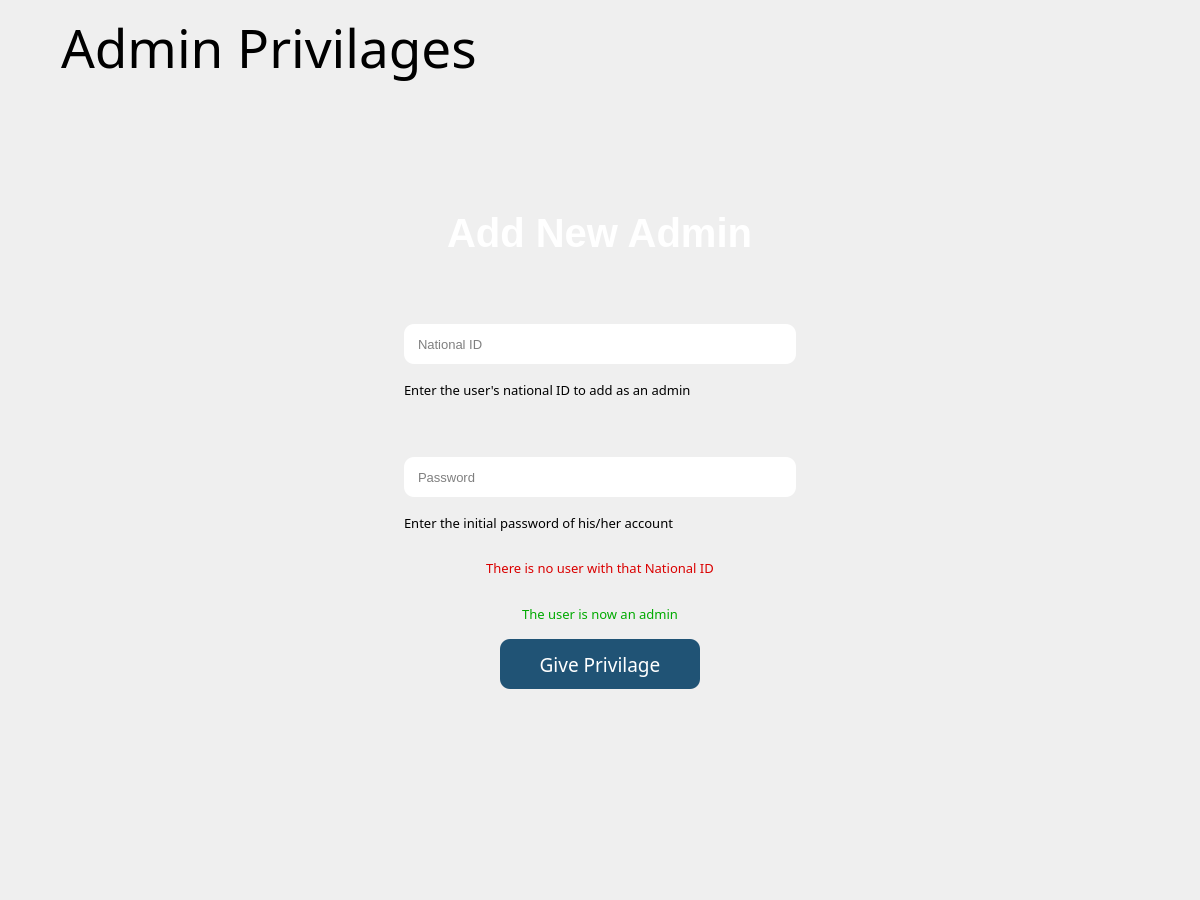
<?xml version="1.0" encoding="UTF-8"?>
<ui version="4.0">
 <class>AdminPrivilageView</class>
 <widget class="QMainWindow" name="AdminPrivilageView">
  <property name="geometry">
   <rect>
    <x>0</x>
    <y>0</y>
    <width>1200</width>
    <height>900</height>
   </rect>
  </property>
  <property name="windowTitle">
   <string>AdminPrivilageView</string>
  </property>
  <widget class="QWidget" name="centralWidget">
   <property name="minimumSize">
    <size>
     <width>1200</width>
     <height>900</height>
    </size>
   </property>
   <layout class="QVBoxLayout" name="verticalLayout" stretch="2,1,5,2">
    <item>
     <layout class="QHBoxLayout" name="headerHLayout" stretch="0,1,0,0">
      <item>
       <widget class="QLabel" name="headerLbl">
        <property name="font">
         <font>
          <family>Berlin Sans FB</family>
          <pointsize>40</pointsize>
         </font>
        </property>
        <property name="text">
         <string>Admin Privilages</string>
        </property>
        <property name="margin">
         <number>0</number>
        </property>
        <property name="indent">
         <number>50</number>
        </property>
       </widget>
      </item>
      <item>
       <spacer name="headerSpacer_MH">
        <property name="orientation">
         <enum>Qt::Horizontal</enum>
        </property>
        <property name="sizeHint" stdset="0">
         <size>
          <width>40</width>
          <height>20</height>
         </size>
        </property>
       </spacer>
      </item>
      <item>
       <widget class="QPushButton" name="backBtn">
        <property name="text">
         <string/>
        </property>
        <property name="icon">
         <iconset resource="../../WidgetsStack.qrc">
          <normaloff>:/WidgetsStack/Assets/back-button.png</normaloff>:/WidgetsStack/Assets/back-button.png</iconset>
        </property>
        <property name="iconSize">
         <size>
          <width>80</width>
          <height>80</height>
         </size>
        </property>
        <property name="flat">
         <bool>true</bool>
        </property>
       </widget>
      </item>
      <item>
       <spacer name="headerSpacer_RH">
        <property name="orientation">
         <enum>Qt::Horizontal</enum>
        </property>
        <property name="sizeHint" stdset="0">
         <size>
          <width>40</width>
          <height>20</height>
         </size>
        </property>
       </spacer>
      </item>
     </layout>
    </item>
    <item>
     <spacer name="verticalSpacer_2">
      <property name="orientation">
       <enum>Qt::Vertical</enum>
      </property>
      <property name="sizeHint" stdset="0">
       <size>
        <width>20</width>
        <height>40</height>
       </size>
      </property>
     </spacer>
    </item>
    <item>
     <layout class="QVBoxLayout" name="verticalLayout_4" stretch="2,1,2,1,2,2,2">
      <item>
       <layout class="QHBoxLayout" name="horizontalLayout_3">
        <item>
         <spacer name="horizontalSpacer_5">
          <property name="orientation">
           <enum>Qt::Horizontal</enum>
          </property>
          <property name="sizeHint" stdset="0">
           <size>
            <width>40</width>
            <height>20</height>
           </size>
          </property>
         </spacer>
        </item>
        <item>
         <widget class="QLabel" name="mlabel_2">
          <property name="font">
           <font>
            <family>MS Shell Dlg 2</family>
            <pointsize>30</pointsize>
            <weight>75</weight>
            <italic>false</italic>
            <bold>true</bold>
           </font>
          </property>
          <property name="styleSheet">
           <string notr="true">QLabel{
color:white;
}</string>
          </property>
          <property name="text">
           <string>Add New Admin</string>
          </property>
         </widget>
        </item>
        <item>
         <spacer name="horizontalSpacer_6">
          <property name="orientation">
           <enum>Qt::Horizontal</enum>
          </property>
          <property name="sizeHint" stdset="0">
           <size>
            <width>40</width>
            <height>20</height>
           </size>
          </property>
         </spacer>
        </item>
       </layout>
      </item>
      <item>
       <spacer name="verticalSpacer_9">
        <property name="orientation">
         <enum>Qt::Vertical</enum>
        </property>
        <property name="sizeHint" stdset="0">
         <size>
          <width>20</width>
          <height>50</height>
         </size>
        </property>
       </spacer>
      </item>
      <item>
       <layout class="QHBoxLayout" name="horizontalLayout_7">
        <item>
         <spacer name="horizontalSpacer_13">
          <property name="orientation">
           <enum>Qt::Horizontal</enum>
          </property>
          <property name="sizeHint" stdset="0">
           <size>
            <width>40</width>
            <height>20</height>
           </size>
          </property>
         </spacer>
        </item>
        <item>
         <layout class="QVBoxLayout" name="verticalLayout_7">
          <item>
           <widget class="QLineEdit" name="nationalID_input">
            <property name="minimumSize">
             <size>
              <width>200</width>
              <height>40</height>
             </size>
            </property>
            <property name="font">
             <font>
              <pointsize>10</pointsize>
             </font>
            </property>
            <property name="styleSheet">
             <string notr="true">*{
border: 2px  ;
border-radius: 10px;
padding-left: 12px;
}</string>
            </property>
            <property name="maxLength">
             <number>14</number>
            </property>
            <property name="placeholderText">
             <string>National ID</string>
            </property>
           </widget>
          </item>
          <item>
           <widget class="QLabel" name="label">
            <property name="font">
             <font>
              <family>Berlin Sans FB</family>
              <pointsize>10</pointsize>
             </font>
            </property>
            <property name="text">
             <string>Enter the user's national ID to add as an admin</string>
            </property>
           </widget>
          </item>
         </layout>
        </item>
        <item>
         <spacer name="horizontalSpacer_14">
          <property name="orientation">
           <enum>Qt::Horizontal</enum>
          </property>
          <property name="sizeHint" stdset="0">
           <size>
            <width>40</width>
            <height>20</height>
           </size>
          </property>
         </spacer>
        </item>
       </layout>
      </item>
      <item>
       <spacer name="verticalSpacer_10">
        <property name="orientation">
         <enum>Qt::Vertical</enum>
        </property>
        <property name="sizeHint" stdset="0">
         <size>
          <width>20</width>
          <height>20</height>
         </size>
        </property>
       </spacer>
      </item>
      <item>
       <layout class="QHBoxLayout" name="horizontalLayout_8">
        <item>
         <spacer name="horizontalSpacer_15">
          <property name="orientation">
           <enum>Qt::Horizontal</enum>
          </property>
          <property name="sizeHint" stdset="0">
           <size>
            <width>40</width>
            <height>20</height>
           </size>
          </property>
         </spacer>
        </item>
        <item>
         <layout class="QVBoxLayout" name="verticalLayout_8">
          <item>
           <widget class="QLineEdit" name="password_input">
            <property name="minimumSize">
             <size>
              <width>200</width>
              <height>40</height>
             </size>
            </property>
            <property name="font">
             <font>
              <pointsize>10</pointsize>
             </font>
            </property>
            <property name="styleSheet">
             <string notr="true">*{
border: 2px  ;
border-radius: 10px;
padding-left: 12px;
}</string>
            </property>
            <property name="echoMode">
             <enum>QLineEdit::Password</enum>
            </property>
            <property name="placeholderText">
             <string>Password</string>
            </property>
           </widget>
          </item>
          <item>
           <widget class="QLabel" name="label_2">
            <property name="font">
             <font>
              <family>Berlin Sans FB</family>
              <pointsize>10</pointsize>
             </font>
            </property>
            <property name="text">
             <string>Enter the initial password of his/her account</string>
            </property>
           </widget>
          </item>
         </layout>
        </item>
        <item>
         <spacer name="horizontalSpacer_16">
          <property name="orientation">
           <enum>Qt::Horizontal</enum>
          </property>
          <property name="sizeHint" stdset="0">
           <size>
            <width>40</width>
            <height>20</height>
           </size>
          </property>
         </spacer>
        </item>
       </layout>
      </item>
      <item>
       <layout class="QHBoxLayout" name="horizontalLayout_4">
        <item>
         <spacer name="horizontalSpacer_9">
          <property name="orientation">
           <enum>Qt::Horizontal</enum>
          </property>
          <property name="sizeHint" stdset="0">
           <size>
            <width>40</width>
            <height>20</height>
           </size>
          </property>
         </spacer>
        </item>
        <item>
         <layout class="QVBoxLayout" name="verticalLayout_5">
          <item>
           <widget class="QLabel" name="idError">
            <property name="font">
             <font>
              <family>Berlin Sans FB</family>
              <pointsize>10</pointsize>
             </font>
            </property>
            <property name="styleSheet">
             <string notr="true">QLabel{
color:rgb(218, 0, 0)
}</string>
            </property>
            <property name="text">
             <string>There is no user with that National ID</string>
            </property>
            <property name="alignment">
             <set>Qt::AlignCenter</set>
            </property>
           </widget>
          </item>
          <item>
           <widget class="QLabel" name="successMsg">
            <property name="font">
             <font>
              <family>Berlin Sans FB</family>
              <pointsize>10</pointsize>
             </font>
            </property>
            <property name="styleSheet">
             <string notr="true">color: rgb(0, 170, 0);</string>
            </property>
            <property name="text">
             <string>The user is now an admin</string>
            </property>
            <property name="alignment">
             <set>Qt::AlignCenter</set>
            </property>
           </widget>
          </item>
         </layout>
        </item>
        <item>
         <spacer name="horizontalSpacer_10">
          <property name="orientation">
           <enum>Qt::Horizontal</enum>
          </property>
          <property name="sizeHint" stdset="0">
           <size>
            <width>40</width>
            <height>20</height>
           </size>
          </property>
         </spacer>
        </item>
       </layout>
      </item>
      <item>
       <layout class="QHBoxLayout" name="horizontalLayout_5">
        <item>
         <spacer name="horizontalSpacer_7">
          <property name="orientation">
           <enum>Qt::Horizontal</enum>
          </property>
          <property name="sizeHint" stdset="0">
           <size>
            <width>40</width>
            <height>20</height>
           </size>
          </property>
         </spacer>
        </item>
        <item>
         <widget class="QPushButton" name="give_priv_Btn">
          <property name="minimumSize">
           <size>
            <width>200</width>
            <height>50</height>
           </size>
          </property>
          <property name="font">
           <font>
            <family>Berlin Sans FB</family>
            <pointsize>14</pointsize>
            <weight>50</weight>
            <bold>false</bold>
           </font>
          </property>
          <property name="styleSheet">
           <string notr="true">QPushButton{
	color:rgb(255, 255, 255);
	background-color: #205375;
	border: 2px  ;
	border-radius: 10px;
}


QPushButton:hover {
	background-color: #297EB7;
}

QPushButton:pressed {
	background-color: rgb(34, 106, 154);
}


</string>
          </property>
          <property name="text">
           <string>Give Privilage</string>
          </property>
         </widget>
        </item>
        <item>
         <spacer name="horizontalSpacer_8">
          <property name="orientation">
           <enum>Qt::Horizontal</enum>
          </property>
          <property name="sizeHint" stdset="0">
           <size>
            <width>40</width>
            <height>20</height>
           </size>
          </property>
         </spacer>
        </item>
       </layout>
      </item>
     </layout>
    </item>
    <item>
     <spacer name="verticalSpacer">
      <property name="orientation">
       <enum>Qt::Vertical</enum>
      </property>
      <property name="sizeHint" stdset="0">
       <size>
        <width>20</width>
        <height>140</height>
       </size>
      </property>
     </spacer>
    </item>
   </layout>
  </widget>
 </widget>
 <layoutdefault spacing="6" margin="11"/>
 <resources>
  <include location="../../WidgetsStack.qrc"/>
 </resources>
 <connections/>
</ui>
